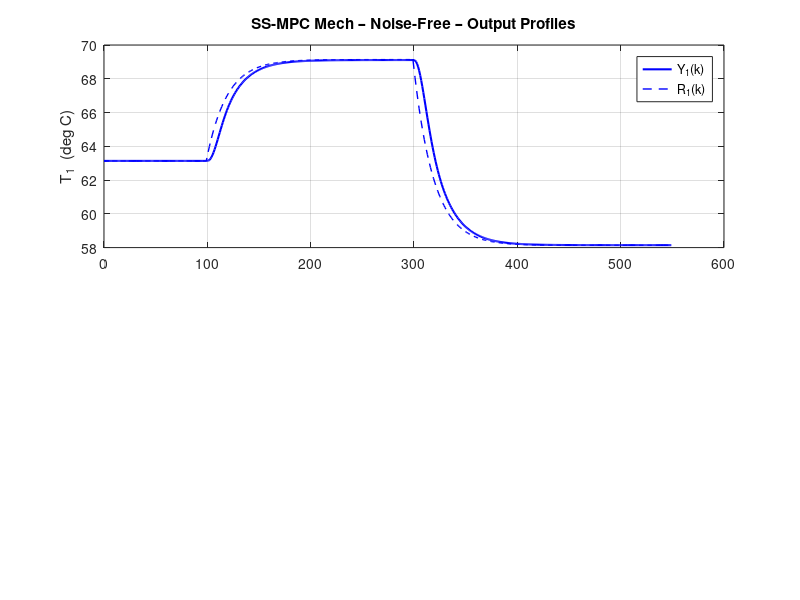

This figure's MATLAB source: (Note: this script raises an error after producing the figure.)
% =========================================================================
%  TCL_MPC_Mech_Simulation.m
%
%  PURPOSE
%  -------
%  Design and simulate a MIMO STATE-SPACE MPC controller for the
%  Temperature Control Lab (TCL) using the MECHANISTIC linearised
%  discrete-time state-space model (TCL.phy, TCL.gama).
%
%  MPC SCHEME  –  State-Space (SS-MPC)
%  ------------------------------------
%  The QP cost penalises STATE deviations from a steady-state target xs
%  and input increments Du:
%
%    J = sum_{i=1}^{Np} (x(k+i) - xs)' Wx (x(k+i) - xs)
%      + sum_{j=0}^{Nc-1} Du(k+j)' Wdelu Du(k+j)
%
%  Prediction model (perturbation form, delta-u):
%    x_aug(k+1) = A_aug * x_aug(k) + B_aug * Du(k)
%  where  x_aug = [x_hat ; u_prev]
%
%  Reference vector over horizon built from SS target state xs_k:
%    Xs_vec = [xs_k; xs_k; ... (Np times)]   (using state rows of Psi only)
%
%  Key difference vs Output-Tracking MPC:
%    SS-MPC  : reference = xs_k  (state target, from SS equations)
%    OT-MPC  : reference = rk_f  (output setpoint, repeated over horizon)
%
%  CONTROLLER STRUCTURE
%  --------------------
%    - Augmented state  x_aug(k) = [x_hat(k); u(k-1)]
%    - Psi_x   : maps x_aug to predicted STATE trajectory  (Np*n_st x n_aug)
%    - Theta_x : maps Delta_U to predicted STATE trajectory (Np*n_st x Nc*n_ip)
%    - Unconstrained MPC gain K_mpc_ss computed from state cost
%    - Kalman filter for state estimation (DARE, same R, Q as OT file)
%    - SS targets (xs_k, us_k) solved online from filtered setpoint rk_f
%    - Anti-windup input clamping to [0, 100]%
%
%  MPC TUNING PARAMETERS
%  ---------------------
%    Prediction horizon  Np    = 15  samples  (60 s lookahead)
%    Control horizon     Nc    = 5   samples  (20 s free moves)
%    State weight        Wx    = diag([15, 15])   (state error penalty)
%    Input-move weight   Wdelu = diag([1.0, 1.0]) (move suppression)
%    Kalman Q_kf         = 1e-3 * eye(n_st)
%    Kalman R_kf         = TCL.R   (from PRBS experiment)
%
%  FILTERS  (same as all project servo files)
%    Setpoint filter:    beta_r = 0.95
%    Innovation filter:  alfa_e = 0.95
%
%  EXPERIMENT TIMING
%    Ts       = 4 s,   N = 550 samples  (~36.7 min)
%    k_warmup = 30,    k_settle = 100
%    k_step1  = 101,   k_step2  = 301
%    Step 1 : delta_r = [+6; -4] deg C
%    Step 2 : delta_r = [-5; +7] deg C
%
%  PLANT SIMULATION
%    Plant_Sim = 0  ->  ode45 nonlinear ODE  (TCL_Dynamics.m)
%    Plant_Sim = 1  ->  linear mechanistic model  (TCL.phy, TCL.gama)
%
%  SIMULATIONS
%    Noise_ON = 0  ->  noise-free
%    Noise_ON = 1  ->  noisy (measurement noise from TCL.R)
%    Both run sequentially.
%
%  PLOTS (per simulation run)
%    Fig 1/5 – Yi(k) vs k and Ri(k) vs k
%    Fig 2/6 – Ui(k) vs k  (heater inputs, stairs)
%    Fig 3/7 – ef(k) vs k  (filtered error)
%    Fig 4/8 – xs(k) vs k  and  us(k) vs k  (SS target trajectories)
%
%  DEPENDENCIES
%    TCL_MechModel_Parameters.mat  (TCL struct)
%    TCL_Dynamics.m                (nonlinear ODE, needed if Plant_Sim=0)
%
%  OUTPUT
%    TCL_MPC_Mech_SimResults_NoiseFree.mat
%    TCL_MPC_Mech_SimResults_Noisy.mat
%      Variables (suffix _mech): Yk_mech, Uk_mech, Rk_f_mech,
%                                ek_f_mech, Xs_k_mech, Us_k_mech
% =========================================================================

clear all
close all
clc

global TCL

%% ── 0.  Load mechanistic model parameters ────────────────────────────────
load TCL_MechModel_Parameters.mat   % TCL struct

% Discrete-time mechanistic model matrices (perturbation form)
A  = TCL.phy;       % Ad  (n_st x n_st)
B  = TCL.gama;      % Bd  (n_st x n_ip)
C  = TCL.C_mat;     % Cd  (n_op x n_st)   = eye(2) for TCL
D  = TCL.D_mat;     % Dd  (n_op x n_ip)   = zeros(2)
Ts = TCL.Samp_T;    % 4 s

[n_op, n_st] = size(C);
[~,    n_ip] = size(B);

% Operating point
Ys = TCL.Ys(:);    % 2x1  steady-state temperatures [deg C]
Us = TCL.Us(:);    % 2x1  steady-state heater inputs [%]
Xs = TCL.Xs(:);    % 2x1  steady-state states        [deg C]

fprintf('=== TCL STATE-SPACE MPC (Mechanistic Model) ===\n');
fprintf('  MPC scheme : SS-MPC  (state error cost, xs reference)\n');
fprintf('  n_st=%d  n_ip=%d  n_op=%d   Ts=%g s\n', n_st, n_ip, n_op, Ts);
fprintf('  Op. point:  T1_ss=%.2f degC   T2_ss=%.2f degC\n', Ys(1), Ys(2));
fprintf('  Op. point:  H1_ss=%.2f %%     H2_ss=%.2f %%\n\n', Us(1), Us(2));

%% ── 1.  MPC Tuning Parameters ────────────────────────────────────────────
Np    = 15;                       % prediction horizon (samples)
Nc    = 5;                        % control horizon   (samples)
Wx    = diag([15,  15 ]);         % STATE error weight   (n_st x n_st)
Wdelu = diag([1.0, 1.0]);         % input-move weight    (n_ip x n_ip)

fprintf('=== MPC Tuning ===\n');
fprintf('  Np=%d  Nc=%d  Ts=%g s\n', Np, Nc, Ts);
fprintf('  Wx (state weight)    = diag([%.1f %.1f])\n', Wx(1,1), Wx(2,2));
fprintf('  Wdelu (move weight)  = diag([%.1f %.1f])\n\n', Wdelu(1,1), Wdelu(2,2));

%% ── 2.  Kalman Filter Design ─────────────────────────────────────────────
Q_kf = 1e-3 * eye(n_st);
R_kf = TCL.R;                    % measurement noise covariance (from PRBS)

[~, ~, L_kf] = dare(A', C', Q_kf, R_kf);
L_kf = L_kf';                   % n_st x n_op  observer gain

fprintf('Kalman gain L_kf computed (DARE).\n\n');

%% ── 3.  Steady-State Target Computation ─────────────────────────────────
%  Solve for xs, us given output setpoint perturbation delta_r:
%    (I-A)*xs - B*us = 0
%          C*xs      = delta_r
%  => M_ss * [xs; us] = [0; delta_r]

M_ss     = [(eye(n_st) - A), -B ; C, zeros(n_op, n_ip)];
M_ss_inv = pinv(M_ss);

fprintf('Steady-state target solver M_ss_inv pre-computed.\n\n');

%% ── 4.  Augmented State-Space (delta-u formulation) ─────────────────────
%  x_aug(k+1) = A_aug * x_aug(k) + B_aug * Du(k)
%  where x_aug = [x_hat(k); u(k-1)],  Du = u(k) - u(k-1)

n_aug = n_st + n_ip;
A_aug = [A,                 B             ;
         zeros(n_ip, n_st), eye(n_ip)     ];
B_aug = [B        ;
         eye(n_ip)];

% NOTE: For SS-MPC we build Psi_x (predicts STATES, not outputs)
%       C_aug maps x_aug -> STATE portion only:  C_x_aug = [eye(n_st), 0]
C_x_aug = [eye(n_st), zeros(n_st, n_ip)];   % n_st x n_aug

%% ── 5.  Build Prediction Matrices (STATE-based) ──────────────────────────
%  Predicted state trajectory:
%    X_pred = Psi_x * x_aug(k) + Theta_x * Delta_U
%  where X_pred = [x(k+1); x(k+2); ...; x(k+Np)]   size Np*n_st x 1

Psi_x   = zeros(Np * n_st,  n_aug);
Theta_x = zeros(Np * n_st,  Nc * n_ip);

A_aug_pow = eye(n_aug);
for i = 1 : Np
    A_aug_pow       = A_aug_pow * A_aug;
    rows_i          = (i-1)*n_st + 1 : i*n_st;
    Psi_x(rows_i,:) = C_x_aug * A_aug_pow;

    for j = 1 : min(i, Nc)
        cols_j = (j-1)*n_ip + 1 : j*n_ip;
        A_ij   = eye(n_aug);
        for ii = 1 : i-j
            A_ij = A_ij * A_aug;
        end
        Theta_x(rows_i, cols_j) = C_x_aug * A_ij * B_aug;
    end
end

%% ── 6.  Pre-compute SS-MPC Gain K_mpc_ss ────────────────────────────────
%  State cost over horizon:
%    J_x  = (X_pred - Xs_vec)' Wx_bar (X_pred - Xs_vec)
%         = DU' Theta_x' Wx_bar Theta_x DU
%           + 2*(Psi_x*x_aug - Xs_vec)' Wx_bar Theta_x DU + const
%
%  Unconstrained optimum:
%    DU* = (Theta_x' Wx_bar Theta_x + Wdelu_bar)^{-1}
%           * Theta_x' Wx_bar * (Xs_vec - Psi_x * x_aug)
%
%  Only the FIRST block row DU*(1) is applied (receding horizon).

Wx_bar    = kron(eye(Np), Wx);        % Np*n_st x Np*n_st
Wdelu_bar = kron(eye(Nc), Wdelu);     % Nc*n_ip x Nc*n_ip

H_ss      = Theta_x' * Wx_bar * Theta_x + Wdelu_bar;
H_ss      = (H_ss + H_ss') / 2;              % enforce symmetry
K_mpc_ss  = H_ss \ (Theta_x' * Wx_bar);      % Nc*n_ip x Np*n_st
K_mpc_ss  = K_mpc_ss(1:n_ip, :);             % first move block [n_ip x Np*n_st]

fprintf('SS-MPC gain K_mpc_ss computed  (size %dx%d).\n', ...
        size(K_mpc_ss,1), size(K_mpc_ss,2));
fprintf('  Reference vector : xs_k repeated Np times over state horizon.\n\n');

%% ── 7.  Experiment Timing & Setpoint Schedule ────────────────────────────
N        = 550;
k_warmup = 30;
k_settle = 100;
k_step1  = 101;
k_step2  = 301;

delta_r_step1 = [ +6; -4];
delta_r_step2 = [ -5; +7];

kT    = (0 : N-1)';
t_sec = kT * Ts;

u_H = [100; 100] - Us;    % upper perturbation bound
u_L = [  0;   0] - Us;    % lower perturbation bound

fprintf('=== Experiment Timing ===\n');
fprintf('  N=%d samples,  Total=%.1f min\n', N, N*Ts/60);
fprintf('  Warm-up k=1..%d,  Settle k=%d..%d\n', k_warmup, k_warmup+1, k_settle);
fprintf('  Step1   k=%d..%d,  Step2 k=%d..%d\n\n', k_step1, k_step2-1, k_step2, N);

%% ── 8.  Filter Parameters ────────────────────────────────────────────────
beta_r = 0.95;   phy_r = beta_r * eye(n_op);
alfa_e = 0.95;   phy_e = alfa_e * eye(n_op);

%% ── 9.  Plant Simulation Choice ─────────────────────────────────────────
%  Plant_Sim = 0  ->  ode45 nonlinear ODE  (TCL_Dynamics.m)
%  Plant_Sim = 1  ->  linear mechanistic discrete model
Plant_Sim = 1;

if Plant_Sim == 0
    fprintf('Plant: NONLINEAR  (ode45 / TCL_Dynamics)\n\n');
else
    fprintf('Plant: LINEAR mechanistic  (TCL.phy, TCL.gama)\n\n');
end

%% ── 10.  Run simulation for Noise_ON = 0 and 1 ──────────────────────────
for Noise_ON = 0:1

    if Noise_ON
        fprintf('\n====  Noisy Simulation  ====\n\n');
        rng(42);
        vk         = mvnrnd(zeros(n_op,1), TCL.R, N)';
        fig_offset = 4;
        run_label  = 'Noisy';
    else
        fprintf('\n====  Noise-Free Simulation  ====\n\n');
        vk         = zeros(n_op, N);
        fig_offset = 0;
        run_label  = 'Noise-Free';
    end

    % ── Allocate ─────────────────────────────────────────────────────────
    xk_hat  = zeros(n_st, N);
    xk_true = zeros(n_st, N);
    uk      = zeros(n_ip, N);
    yk      = zeros(n_op, N);
    rk_f    = zeros(n_op, N);
    ek_f    = zeros(n_op, N);
    xs_k    = zeros(n_st, N);
    us_k    = zeros(n_ip, N);

    u_prev  = zeros(n_ip, 1);

    % ── Main closed-loop loop ─────────────────────────────────────────────
    for k = 1 : N

        % ---- Setpoint schedule ------------------------------------------
        if k < k_step1
            rk = zeros(n_op, 1);
        elseif k < k_step2
            rk = delta_r_step1;
        else
            rk = delta_r_step2;
        end

        % ---- Setpoint filter --------------------------------------------
        if k == 1
            rk_f(:,k) = (eye(n_op) - phy_r) * rk;
        else
            rk_f(:,k) = phy_r * rk_f(:,k-1) + (eye(n_op) - phy_r) * rk;
        end

        % ---- Error and innovation filter --------------------------------
        raw_ek = rk_f(:,k) - yk(:,k);
        if k == 1
            ek_f(:,k) = (eye(n_op) - phy_e) * raw_ek;
        else
            ek_f(:,k) = phy_e * ek_f(:,k-1) + (eye(n_op) - phy_e) * raw_ek;
        end

        % ---- Compute SS targets from filtered setpoint ------------------
        rhs       = [zeros(n_st, 1); rk_f(:,k)];
        xus       = M_ss_inv * rhs;
        xs_k(:,k) = xus(1 : n_st);       % target state  (perturbation)
        us_k(:,k) = xus(n_st+1 : end);   % target input  (perturbation)

        % ---- Warm-up: heaters OFF ----------------------------------------
        if k <= k_warmup
            uk(:,k)     = zeros(n_ip, 1);
            u_prev      = zeros(n_ip, 1);
            xk_hat(:,k) = zeros(n_st, 1);

        else
            % ---- Build augmented state ----------------------------------
            x_aug = [xk_hat(:,k); u_prev];

            % ---- SS-MPC: reference = xs_k repeated Np times over STATE horizon
            %  Xs_vec is [xs_k; xs_k; ...(Np)] in STATE space (Np*n_st x 1)
            Xs_vec = repmat(xs_k(:,k), Np, 1);

            % ---- Optimal first move (SS-MPC law) ------------------------
            %  Du* = K_mpc_ss * (Xs_vec - Psi_x * x_aug)
            du_opt  = K_mpc_ss * (Xs_vec - Psi_x * x_aug);
            u_new   = u_prev + du_opt;
            u_new   = min(max(u_new, u_L), u_H);   % anti-windup clamp
            uk(:,k) = u_new;
            u_prev  = u_new;
        end

        % ---- Plant update -----------------------------------------------
        if k < N
            if Plant_Sim == 0
                TCL.Uk = Us + uk(:,k);
                [~, Xt] = ode45('TCL_Dynamics', [0, Ts], Xs + xk_true(:,k));
                xk_true(:,k+1) = Xt(end,:)' - Xs;
            else
                xk_true(:,k+1) = A * xk_true(:,k) + B * uk(:,k);
            end
            yk(:,k+1) = C * xk_true(:,k+1) + vk(:,k+1);

            % ---- Kalman filter update -----------------------------------
            y_pred        = C * xk_hat(:,k);
            inno          = yk(:,k) - y_pred;
            xk_hat(:,k+1) = A * xk_hat(:,k) + B * uk(:,k) + L_kf * inno;
        end

    end  % k loop

    % ── Build absolute arrays ─────────────────────────────────────────────
    Yk_mech   = yk   + repmat(Ys, 1, N);
    Uk_mech   = uk   + repmat(Us, 1, N);
    Rk_f_mech = rk_f + repmat(Ys, 1, N);
    ek_f_mech = ek_f;
    Xs_k_mech = xs_k + repmat(Xs, 1, N);
    Us_k_mech = us_k + repmat(Us, 1, N);

    % ── Performance metrics ───────────────────────────────────────────────
    ISE_T1 = sum((Yk_mech(1,:) - Rk_f_mech(1,:)).^2) * Ts;
    ISE_T2 = sum((Yk_mech(2,:) - Rk_f_mech(2,:)).^2) * Ts;
    IAE_T1 = sum(abs(Yk_mech(1,:) - Rk_f_mech(1,:))) * Ts;
    IAE_T2 = sum(abs(Yk_mech(2,:) - Rk_f_mech(2,:))) * Ts;

    fprintf('=== Tracking Performance [%s] ===\n', run_label);
    fprintf('  ISE T1 = %8.2f   |   ISE T2 = %8.2f\n', ISE_T1, ISE_T2);
    fprintf('  IAE T1 = %8.2f   |   IAE T2 = %8.2f\n', IAE_T1, IAE_T2);

    % ── FIGURE 1 – Output profiles ────────────────────────────────────────
    figure(fig_offset + 1)
    clf
    subplot(2,1,1)
    plot(kT, Yk_mech(1,:), 'b-', 'LineWidth', 1.5), hold on
    plot(kT, Rk_f_mech(1,:), 'b--', 'LineWidth', 1.0)
    grid on
    ylabel('T_1  (deg C)')
    title(['SS-MPC Mech – ' run_label ' – Output Profiles'])
    legend('Y_1(k)', 'R_1(k)', 'Location', 'Best')
    xline(k_step1-1, 'k:', 'Step 1', 'LabelVerticalAlignment', 'bottom')
    xline(k_step2-1, 'k:', 'Step 2', 'LabelVerticalAlignment', 'bottom')

    subplot(2,1,2)
    plot(kT, Yk_mech(2,:), 'r-', 'LineWidth', 1.5), hold on
    plot(kT, Rk_f_mech(2,:), 'r--', 'LineWidth', 1.0)
    grid on
    xlabel('Sample k')
    ylabel('T_2  (deg C)')
    legend('Y_2(k)', 'R_2(k)', 'Location', 'Best')
    xline(k_step1-1, 'k:')
    xline(k_step2-1, 'k:')

    % ── FIGURE 2 – Input profiles ─────────────────────────────────────────
    figure(fig_offset + 2)
    clf
    subplot(2,1,1)
    stairs(kT, Uk_mech(1,:)', 'b-', 'LineWidth', 1.5), hold on
    yline(5,  'k--', 'LineWidth', 0.8)
    yline(80, 'k--', 'LineWidth', 0.8)
    grid on
    ylabel('U_1(k)  (% heater)')
    title(['SS-MPC Mech – ' run_label ' – Heater Inputs'])
    legend('U_1(k)', 'Safety bounds', 'Location', 'Best')
    xline(k_step1-1, 'k:')
    xline(k_step2-1, 'k:')

    subplot(2,1,2)
    stairs(kT, Uk_mech(2,:)', 'r-', 'LineWidth', 1.5), hold on
    yline(5,  'k--', 'LineWidth', 0.8)
    yline(80, 'k--', 'LineWidth', 0.8)
    grid on
    xlabel('Sample k')
    ylabel('U_2(k)  (% heater)')
    legend('U_2(k)', 'Safety bounds', 'Location', 'Best')
    xline(k_step1-1, 'k:')
    xline(k_step2-1, 'k:')

    % ── FIGURE 3 – Filtered error ─────────────────────────────────────────
    figure(fig_offset + 3)
    clf
    subplot(2,1,1)
    stairs(kT, ek_f_mech(1,:)', 'b-', 'LineWidth', 1.5), hold on
    yline(0, 'k--', 'LineWidth', 0.8), grid on
    ylabel('e_{f,1}(k)  (deg C)')
    title(['SS-MPC Mech – ' run_label ' – Filtered Error e_f(k)'])
    xline(k_step1-1, 'k:')
    xline(k_step2-1, 'k:')

    subplot(2,1,2)
    stairs(kT, ek_f_mech(2,:)', 'r-', 'LineWidth', 1.5), hold on
    yline(0, 'k--', 'LineWidth', 0.8), grid on
    xlabel('Sample k')
    ylabel('e_{f,2}(k)  (deg C)')
    xline(k_step1-1, 'k:')
    xline(k_step2-1, 'k:')

    % ── FIGURE 4 – SS targets xs(k) and us(k) ────────────────────────────
    figure(fig_offset + 4)
    clf
    subplot(2,1,1)
    plot(kT, Xs_k_mech(1,:), 'b-', 'LineWidth', 1.5), hold on
    plot(kT, Xs_k_mech(2,:), 'r-', 'LineWidth', 1.5)
    grid on
    ylabel('x_s(k)  (deg C)')
    title(['SS-MPC Mech – ' run_label ' – SS Target States x_s(k)'])
    legend('x_{s,1}(k)', 'x_{s,2}(k)', 'Location', 'Best')
    xline(k_step1-1, 'k:')
    xline(k_step2-1, 'k:')

    subplot(2,1,2)
    stairs(kT, Us_k_mech(1,:)', 'b-', 'LineWidth', 1.5), hold on
    stairs(kT, Us_k_mech(2,:)', 'r-', 'LineWidth', 1.5)
    grid on
    xlabel('Sample k')
    ylabel('u_s(k)  (% heater)')
    title(['SS-MPC Mech – ' run_label ' – SS Target Inputs u_s(k)'])
    legend('u_{s,1}(k)', 'u_{s,2}(k)', 'Location', 'Best')
    xline(k_step1-1, 'k:')
    xline(k_step2-1, 'k:')

    % ── Save per-run results ──────────────────────────────────────────────
    if Noise_ON == 0
        save TCL_MPC_Mech_SimResults_NoiseFree ...
            kT t_sec Yk_mech Uk_mech Rk_f_mech ek_f_mech Xs_k_mech Us_k_mech ...
            ISE_T1 ISE_T2 IAE_T1 IAE_T2 Ts Ys Us Xs n_op n_ip N ...
            Np Nc Wx Wdelu beta_r alfa_e Plant_Sim
        fprintf('Saved: TCL_MPC_Mech_SimResults_NoiseFree.mat\n');
    else
        save TCL_MPC_Mech_SimResults_Noisy ...
            kT t_sec Yk_mech Uk_mech Rk_f_mech ek_f_mech Xs_k_mech Us_k_mech ...
            ISE_T1 ISE_T2 IAE_T1 IAE_T2 Ts Ys Us Xs n_op n_ip N ...
            Np Nc Wx Wdelu beta_r alfa_e Plant_Sim
        fprintf('Saved: TCL_MPC_Mech_SimResults_Noisy.mat\n');
    end

end  % Noise_ON loop

fprintf('\nAll SS-MPC simulations complete.\n');

% =========================================================================
%  END OF SCRIPT
% =========================================================================
